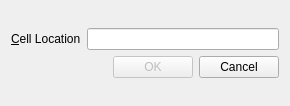
<?xml version="1.0" encoding="UTF-8"?>
<ui version="4.0">
 <class>GotoCell</class>
 <widget class="QDialog" name="GotoCell">
  <property name="geometry">
   <rect>
    <x>0</x>
    <y>0</y>
    <width>290</width>
    <height>106</height>
   </rect>
  </property>
  <property name="windowTitle">
   <string>Go to Cell</string>
  </property>
  <layout class="QGridLayout" name="gridLayout">
   <item row="0" column="0">
    <layout class="QVBoxLayout" name="verticalLayout">
     <item>
      <layout class="QHBoxLayout" name="horizontalLayout_2">
       <item>
        <widget class="QLabel" name="label">
         <property name="enabled">
          <bool>true</bool>
         </property>
         <property name="text">
          <string>&amp;Cell Location</string>
         </property>
         <property name="buddy">
          <cstring>lineEdit</cstring>
         </property>
        </widget>
       </item>
       <item>
        <widget class="QLineEdit" name="lineEdit"/>
       </item>
      </layout>
     </item>
     <item>
      <layout class="QHBoxLayout" name="horizontalLayout">
       <item>
        <spacer name="horizontalSpacer">
         <property name="orientation">
          <enum>Qt::Horizontal</enum>
         </property>
         <property name="sizeHint" stdset="0">
          <size>
           <width>40</width>
           <height>20</height>
          </size>
         </property>
        </spacer>
       </item>
       <item>
        <widget class="QPushButton" name="okButton">
         <property name="enabled">
          <bool>false</bool>
         </property>
         <property name="text">
          <string>OK</string>
         </property>
        </widget>
       </item>
       <item>
        <widget class="QPushButton" name="cancelButton">
         <property name="text">
          <string>Cancel</string>
         </property>
        </widget>
       </item>
      </layout>
     </item>
    </layout>
   </item>
  </layout>
 </widget>
 <resources/>
 <connections/>
</ui>
